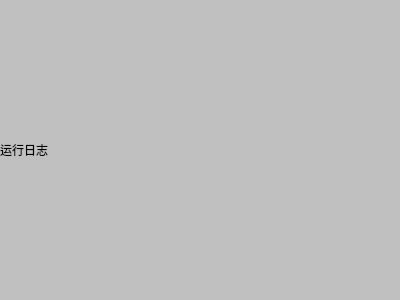
<?xml version="1.0" encoding="UTF-8"?>
<ui version="4.0">
 <class>LogWidget</class>
 <widget class="QWidget" name="LogWidget">
  <property name="geometry">
   <rect>
    <x>0</x>
    <y>0</y>
    <width>400</width>
    <height>300</height>
   </rect>
  </property>
  <property name="windowTitle">
   <string>Form</string>
  </property>
  <property name="styleSheet">
   <string notr="true">background-color:silver;</string>
  </property>
  <layout class="QHBoxLayout" name="horizontalLayout">
   <property name="spacing">
    <number>0</number>
   </property>
   <property name="leftMargin">
    <number>0</number>
   </property>
   <property name="topMargin">
    <number>0</number>
   </property>
   <property name="rightMargin">
    <number>0</number>
   </property>
   <property name="bottomMargin">
    <number>0</number>
   </property>
   <item>
    <widget class="QLabel" name="label">
     <property name="text">
      <string>运行日志</string>
     </property>
    </widget>
   </item>
  </layout>
 </widget>
 <resources/>
 <connections/>
</ui>
